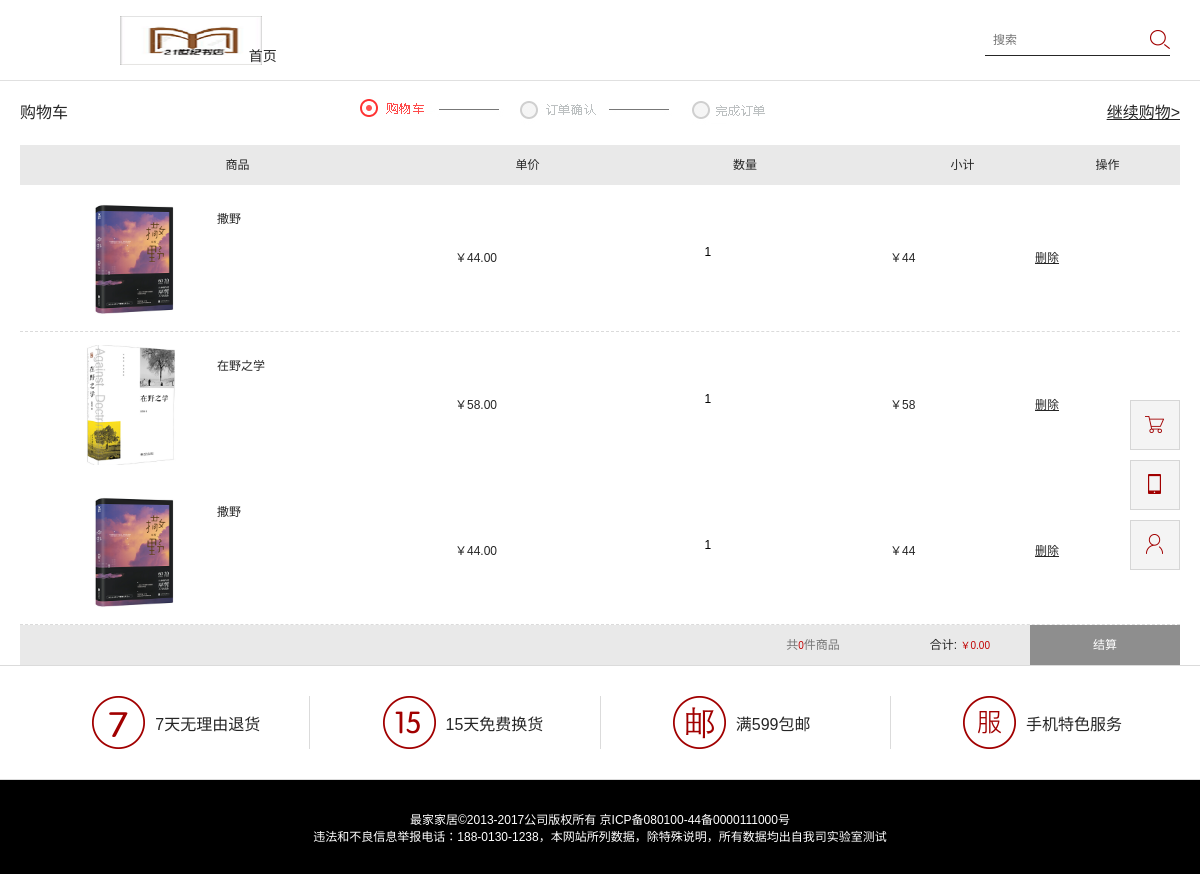
/代码/web/reception/car.php (signed in), run on the app's committed database.
### tables this page shows
CREATE TABLE `orders` (
  `id` int(20) NOT NULL AUTO_INCREMENT,
  `bookname` varchar(255) NOT NULL,
  `number` varchar(16) NOT NULL,
  `price` float(10,2) DEFAULT NULL,
  `subscribers` varchar(255) DEFAULT NULL,
  `telphone` varchar(255) DEFAULT NULL,
  `address` varchar(255) DEFAULT NULL,
  `date` date DEFAULT NULL,
  `state` int(2) DEFAULT '0',
  PRIMARY KEY (`id`)
);

CREATE TABLE `books` (
  `id` int(20) NOT NULL AUTO_INCREMENT,
  `bookname` varchar(255) NOT NULL,
  `writer` varchar(255) DEFAULT NULL,
  `chubanshe` varchar(255) DEFAULT NULL,
  `ISBN` varchar(13) DEFAULT NULL,
  `price` double(10,2) NOT NULL DEFAULT '0.00',
  `picture` varchar(255) DEFAULT NULL,
  `reserve` varchar(255) DEFAULT NULL,
  `addtime` date DEFAULT NULL,
  `details` varchar(255) DEFAULT NULL,
  `state` int(2) NOT NULL DEFAULT '0',
  PRIMARY KEY (`id`)
);

### 代码/web/reception/car.php (the view, shortened to what this page needs)
<?php
		  $link = mysqli_connect(HOST,USER,PASS);
		  mysqli_select_db($link,DBNAME);
		  mysqli_set_charset($link,'utf-8');
		  $sql = "select * from orders where subscribers = {$_SESSION['user']['id']}&& state= 0;";
		  $result = mysqli_query($link,$sql);
?>
<!DOCTYPE html>
<html>
	<head lang="en">
		<link rel="stylesheet" type="text/css" href="css/public.css"/>
		<link rel="stylesheet" type="text/css" href="css/proList.css" />
	</head>
	<body>
		<div class="head ding">
			<div class="wrapper clearfix">
				<div class="clearfix" id="top">
					<h1 class="fl"><a href="index.php"><img src="img/logo.png"/></a></h1>
					<div class="fr clearfix" id="top1">
						<form action="search.php?a=1" method="post" class="fl" id="form1">
							<input type="text" placeholder="搜索" name="keywords" />
							<input type="button"  onclick="search()" />
						</form>
					</div>
				</div>
				<ul class="clearfix" id="bott">
					<li><a href="index.php">首页</a></li>
				</ul>
			</div>
		</div>
		<div class="cart mt">
			<div class="site">
				<p class=" wrapper clearfix">
					<span class="fl">购物车</span>
					<img class="top" src="img/temp/cartTop01.png">
					<a href="index.php" class="fr">继续购物&gt;</a>
				</p>
			</div>
			<div class="table wrapper">
				<div class="tr">
					<div>商品</div>
					<div>单价</div>
					<div>数量</div>
					<div>小计</div>
					<div>操作</div>
				</div>
				<?php
				if(mysqli_affected_rows($link)>0){
					$i=0;
					while($row = mysqli_fetch_assoc($result)){
						echo "<div class='th'>";
						echo "<div class='pro clearfix'>";
						echo "<label class='fl'>";
						echo "</label>";
						$sqlr = "select * from books where bookname = '{$row['bookname']}';";
						$resultr = mysqli_query($link,$sqlr);
						$rowr = mysqli_fetch_assoc($resultr);
						echo "<a class='fl' href='proDetail.php?a={$rowr["id"]}'>";
						echo "<dl class='clearfix'>";
						echo "<dt class='fl'><img src='../public/book/{$rowr["picture"]}' height='120' width='120' ></dt>";
						echo "<dd class='fl'>";
						echo "<p>{$row['bookname']}</p>";
						echo "</dd>";
						echo "</dl>";
						echo "</a>";
						echo "</div>";
						echo "<div class='price'>￥{$row['price']}</div>";
						echo "<div class='number'>";
						echo "<p class='num clearfix'>";
						echo "<input type='number' max='5' min='1' value='{$row['number']}' id='num{$i}' onChange='comp({$i},{$row['price']})'>";
						echo "</p>";
						echo "</div>";
						$sAll = $row["number"] * $row["price"];
						echo "<div class='price sAll' id='all{$i}'>￥{$sAll}</div>";
						echo "<div class='price'><a class='del' href='order_action.php?a=del&b={$row["id"]}'>删除</a></div>";
						echo "</div>";
						$i++;
					}
					echo "<div class='tr clearfix'>";
					echo"<p class='fr'>";
					echo"<span>共<small id='allnum'>0</small>件商品</span>";
					echo"<span>合计:&nbsp;<small id='allprice'>￥0.00</small></span>";
					echo"<a onClick='amoney({$i},{$row['price']})'>结算</a>";
					echo"</p></div>";
				}else{
					echo "<div class='goOn'>空空如也~<a href='index.php'>去逛逛</a></div>";
				}
				?>
			</div>
		</div>
		<div class="gotop">
			<a href="car.php">
			<dl>
				<dt><img src="img/gt1.png"/></dt>
			</dl>
			</a>
			<a href="#" class="dh">
			<dl>
				<dt><img src="img/gt2.png"/></dt>
			</dl>
			</a>
			<a href="mygxin.php">
			<dl>
				<dt><img src="img/gt3.png"/></dt>
			</dl>
			</a>
		</div>
		<div class="footer">
			<div class="top">
				<div class="wrapper">
					<div class="clearfix">
						<a href="#2" class="fl"><img src="img/foot1.png"/></a>
						<span class="fl">7天无理由退货</span>
					</div>
					<div class="clearfix">
						<a href="#2" class="fl"><img src="img/foot2.png"/></a>
						<span class="fl">15天免费换货</span>
					</div>
					<div class="clearfix">
						<a href="#2" class="fl"><img src="img/foot3.png"/></a>
						<span class="fl">满599包邮</span>
					</div>
					<div class="clearfix">
						<a href="#2" class="fl"><img src="img/foot4.png"/></a>
						<span class="fl">手机特色服务</span>
					</div>
				</div>
			</div>
			<p class="dibu">最家家居&copy;2013-2017公司版权所有 京ICP备080100-44备0000111000号<br />
			违法和不良信息举报电话：188-0130-1238，本网站所列数据，除特殊说明，所有数据均出自我司实验室测试</p>
		</div>
</html>

### 代码/web/reception/css/public.css (style rules this page uses)
* { margin: 0; padding: 0; }
html, body { font-size: 12px; font-family: "微软雅黑", "arial"; color: #262626; background: #FFF; }
ul li, ol li { list-style: none; }
a { text-decoration: none; outline: none; color: #262626; blr: expression(this.onFocus=this.blur()); }
img { border: none; }
input, textarea, select, button { font-size: 100%; font-family: inherit; margin: 0; padding: 0; border: none; outline: none; }
label, button { cursor: pointer }
.clearfix:after { content: ""; display: block; clear: both; height: 0; line-height: 0; visibility: hidden; }
.clearfix { zoom: 1; }
.fl { float: left; }
.fr { float: right; }
.mt { margin-top: 80px; }
.wrapper { width: 1160px; margin: 0 auto; }
.head { margin-top: 30px; min-width: 1160px; position: relative; border-bottom: 1px solid #e0e0e0; }
.head h1 img { width: 80%; display: block; }
.head div form { width: 160px; height: 30px; line-height: 30px; margin: 0 10px; margin-top: 13px; border-bottom: 1px solid #262626; }
.head div form input:nth-child(1) { background: none; text-indent: 8px; }
.head div form input:nth-child(2) { float: right; width: 13%; padding-bottom: 10px; background: url(../img/ss.png) no-repeat right 5px; cursor: pointer; }
.head ul { float: left; margin-left: 18%; line-height: 50px; }
.head ul li { float: left; padding: 0 20px; }
.head ul li>a { color: #262626; font-size: 14px; display: inline-block; position: relative; }
.head ul li a:before { content: ""; background: #A10000; position: absolute; bottom: -3px; z-index: -1; transform: scaleX(0); transition: all .5s ease; -webkit-transition: all .5s ease; }
.head ul li:nth-child(1) a:before { left: -12px; }
.ding { margin-top: 0; position: fixed; top: 0; left: 0; width: 100%; height: 40px; padding: 20px 0; background: #fff; z-index: 100; }
.ding h1 { position: absolute; left: 10%; top: 20%; }
.ding h1 img { width: 65%; }
.ding ul li a:before { bottom: -25px; }
.ding ul { float: left; margin-left: 18%; line-height: 0; }
.ding div form { width: 185px; height: 30px; line-height: 30px; margin: 0 10px; margin-top: 5px; border-bottom: 1px solid #262626; }
.footer { min-width: 1160px; }
.footer .top { padding: 30px 0; border-top: 1px solid #DBDBDB; border-bottom: 1px solid #DBDBDB; }
.footer .top .wrapper { display: flex; }
.footer .top .wrapper div { flex: 1 1 25%; border-right: 1px solid #dbdbdb; }
.footer .top .wrapper div:last-child { border-right: none; }
.footer .top .wrapper div a img { display: block; }
.footer .top .wrapper div a { margin-left: 25%; }
.footer .top .wrapper div span { margin-top: 15px; margin-left: 10px; display: block; font-size: 16px; }
.footer p.dibu { background: #000; padding: 30px 0; text-align: center; color: #fff; }
body { position: relative; }
.gotop { position: fixed; right: 20px; top: 400px; z-index: 20; }
.gotop a { display: block; width: 48px; height: 48px; line-height: 38px; background: #f4f4f4; margin-bottom: 10px; border: 1px solid #d6d6d6; cursor: pointer; }
.gotop dl dt { margin: 0 auto; width: 20px; padding-top: 10px; }

### data on the page
orders: books.picture (picture), bookname "撒野", price "44.00", number "1", sAll "44"
orders: books.picture (picture), bookname "在野之学", price "58.00", number "1", sAll "58"
orders: books.picture (picture), bookname "撒野", price "44.00", number "1", sAll "44"
